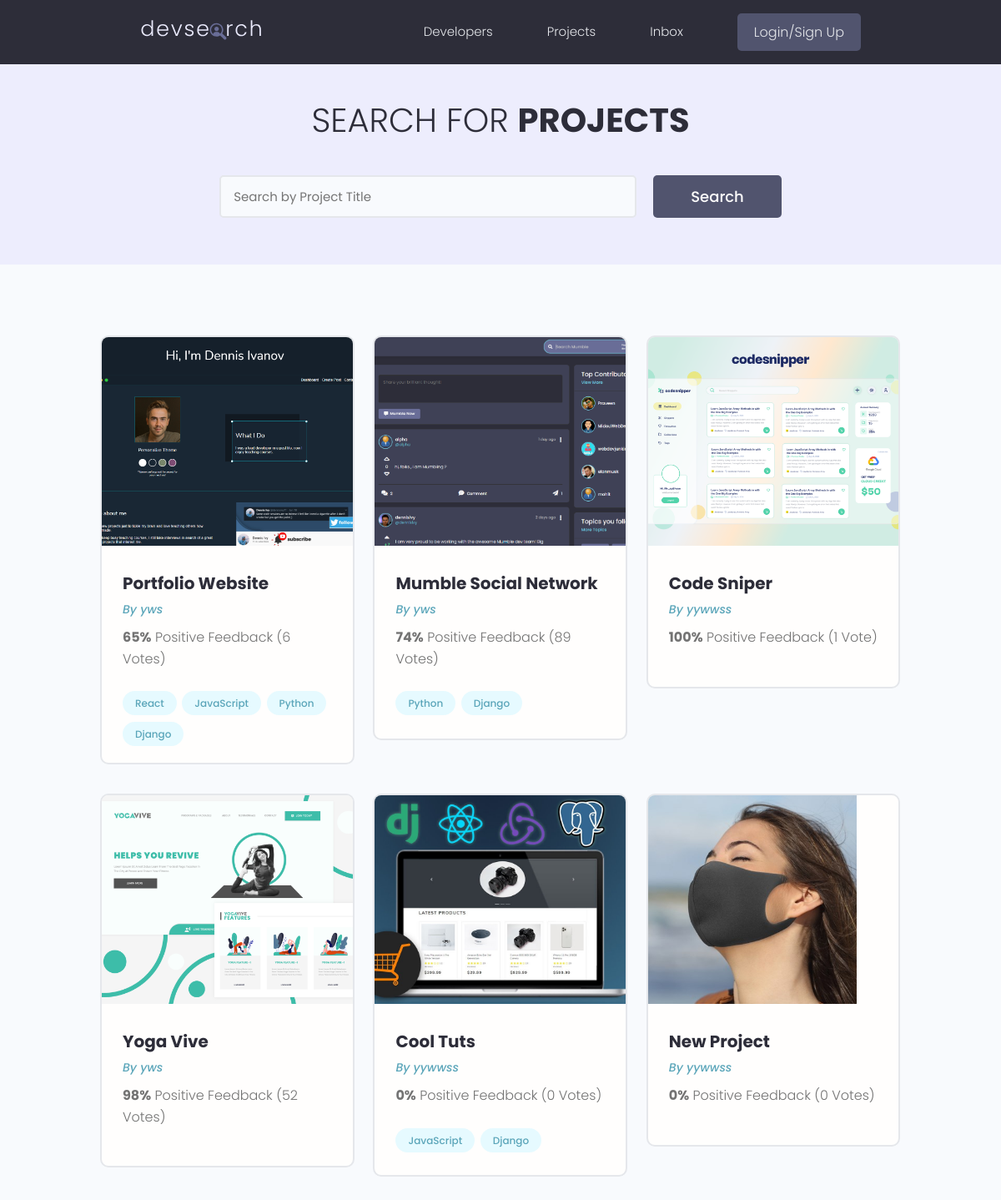
The page /projects/ on the database as committed earlier.
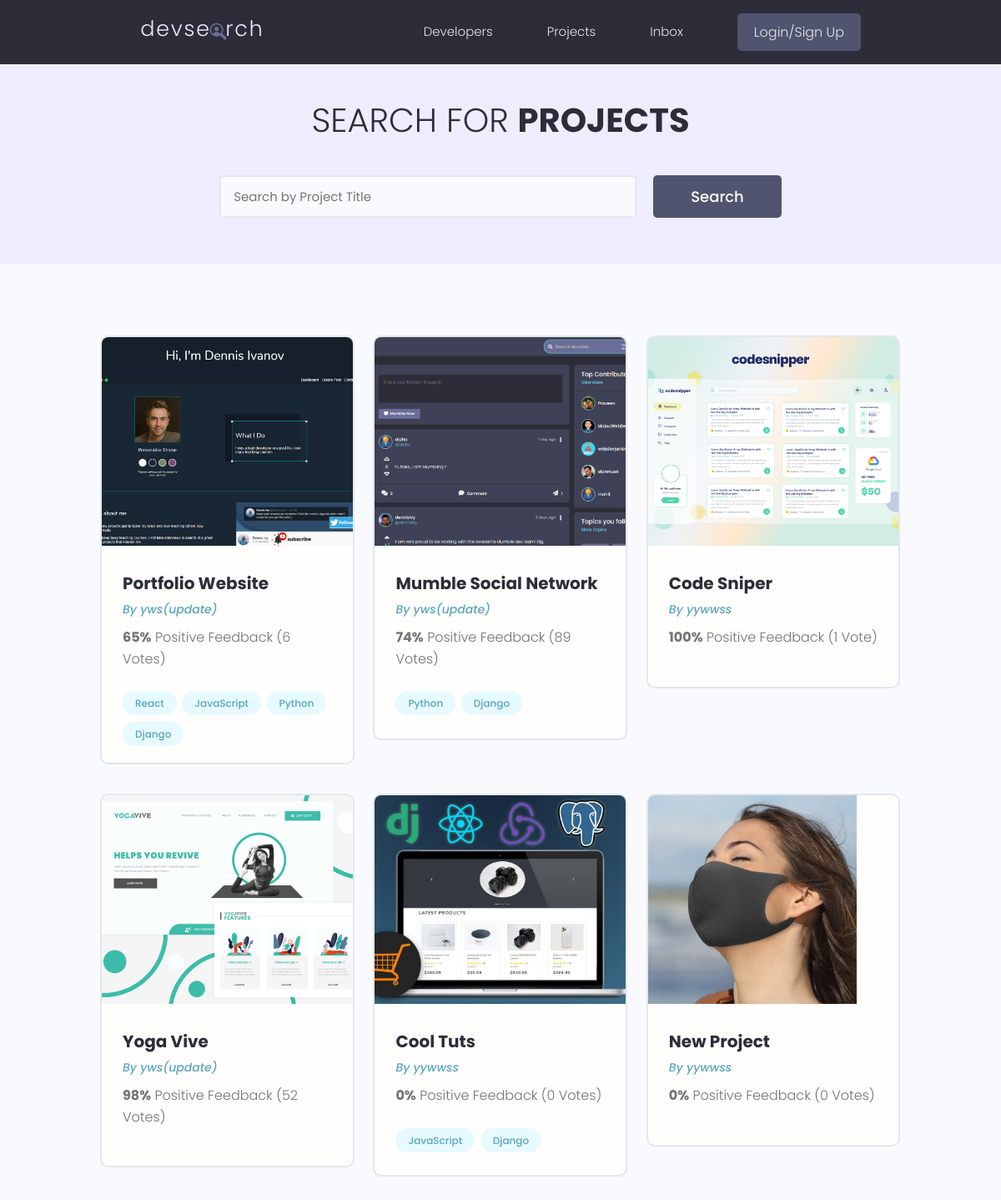
The same page on the database as committed later.
### projects/models.py (models this page shows, shortened)
class Project(models.Model):
    owner = models.ForeignKey(Profile, null=True, blank=True, on_delete=models.SET_NULL)
    title = models.CharField(max_length=200)
    description = models.TextField(null=True, blank=True)
    featured_image = models.ImageField(null=True, blank=True, default='default.jpg')
    demo_link = models.CharField(max_length=2000, null=True, blank=True)
    source_link = models.CharField(max_length=2000, null=True, blank=True)
    tags = models.ManyToManyField('Tag', blank=True)
    vote_total = models.IntegerField(default=0, null=True, blank=True)
    vote_ratio = models.IntegerField(default=0, null=True, blank=True)
    create = models.DateTimeField(auto_now_add=True)
    id = models.UUIDField(default=uuid.uuid4, unique=True, primary_key=True, editable=False)

### users/models.py (models this page shows, shortened)
class Profile(models.Model):
    user = models.OneToOneField(User, on_delete=models.CASCADE, null=True, blank=True)
    name = models.CharField(max_length=200, null=True, blank=True)
    email = models.EmailField(max_length=500, null=True, blank=True)
    username = models.CharField(max_length=200, null=True, blank=True)
    location = models.CharField(max_length=200, null=True, blank=True)
    short_intro = models.CharField(max_length=200, null=True, blank=True)
    bio = models.TextField(null=True, blank=True)
    profile_image = models.ImageField(
        null=True, blank=True, upload_to='profiles/', default='profiles/user-default.png')
    social_github = models.CharField(max_length=200, null=True, blank=True)
    social_twitter = models.CharField(max_length=200, null=True, blank=True)
    social_linkein = models.CharField(max_length=200, null=True, blank=True)
    social_youtube = models.CharField(max_length=200, null=True, blank=True)
    social_website = models.CharField(max_length=200, null=True, blank=True)
    created = models.DateTimeField(auto_now_add=True)
    id = models.UUIDField(default=uuid4, unique=True, primary_key=True, editable=False)

### projects/views.py (the view)
# urls.py: path('projects/', include('projects.urls')),
def projects(request):
    projects = Project.objects.all()
    context = {'projects' : projects}
    return render(request, 'projects/projects.html', context)

### projects/models.py (called while the page is built)
    def __str__(self):
        return self.name

### projects/templates/projects/projects.html (shortened to what this page needs)
{% extends 'main.html' %}
{% block content %}
<main class="projects">
    <section class="hero-section text-center">
        <div class="container container--narrow">
            <div class="hero-section__box">
                <h2>Search for <span>Projects</span></h2>
            </div>
            <div class="hero-section__search">
                <form class="form" action="#" method="get">
                    <div class="form__field">
                        <input class="input input--text" id="formInput#search" type="text" name="text"
                            placeholder="Search by Project Title" />
                    </div>
                    <input class="btn btn--sub btn--lg" type="submit" value="Search" />
                </form>
            </div>
        </div>
    </section>
    <section class="projectsList">
        <div class="container">
            <div class="grid grid--three">
                {% for project in projects %}
                <div class="column">
                    <div class="card project">
                        <a href="{% url 'project' pk=project.id %}" class="project">
                            <img class="project__thumbnail" src="{{ project.featured_image.url }}" alt="project thumbnail" />
                            <div class="card__body">
                                <h3 class="project__title">{{project.title}}</h3>
                                <p><a class="project__author" href="{% url 'user-profile' pk=project.owner.id %}">By {{project.owner.name}}</a></p>
                                <p class="project--rating">
                                    <span style="font-weight: bold;">{{project.vote_ratio}}%</span> Positive
                                    Feedback ({{project.vote_total}} Vote{{project.vote_total|pluralize:"s"}})
                                </p>
                                <div class="project__tags">
                                    {% for tag in project.tags.all %}
                                    <span class="tag tag--pill tag--main">
                                        <small>{{tag}}</small>
                                    </span>
                                    {% endfor %}
                                </div>
                            </div>
                        </a>
                    </div>
                </div>
                {% endfor %}
            </div>
        </div>
    </section>
</main>
{% endblock content %}

Rows that differ between the two databases and show on the page:
changed through a linked row, Project "Portfolio Website": owner.name "yws" → "yws(update)"
changed through a linked row, Project "Mumble Social Network": owner.name "yws" → "yws(update)"
changed through a linked row, Project "Yoga Vive": owner.name "yws" → "yws(update)"
